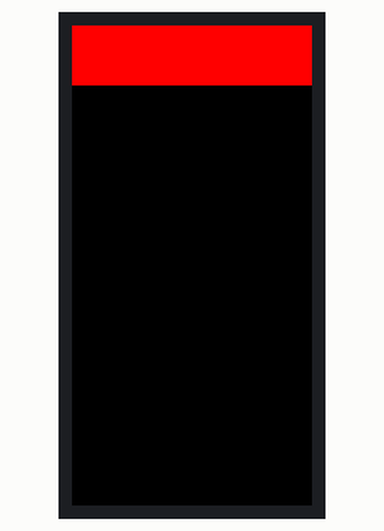
A program run on a simulated ESP32 board running MicroPython. On the bench: 80×160 colour display. What the program prints to the serial console is not drawn. At 1.8 s the program stops and its outputs stay as they are.

Above: at 0.84 s.
At 1.33 s:
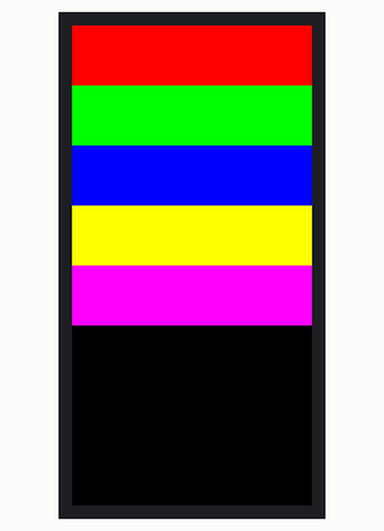
At 1.8 s:
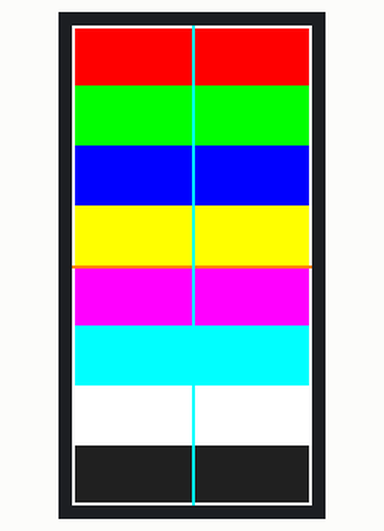

The program:

tft_colorlane.py
```python
from machine import Pin, SPI
import time, struct

# ===== 핀 매핑 =====
PIN_CS   = 5
PIN_MOSI = 4
PIN_MISO = 3
PIN_SCLK = 2
PIN_DC   = 1
PIN_RST  = 0

# ===== 디스플레이 해상도 =====
TFT_W = 80
TFT_H = 160

# ===== ST7735 명령 =====
SWRESET = 0x01
SLPOUT  = 0x11
DISPON  = 0x29
CASET   = 0x2A
PASET   = 0x2B
RAMWR   = 0x2C
MADCTL  = 0x36
COLMOD  = 0x3A
INVON   = 0x21
INVOFF  = 0x20

# MADCTL 비트
MY   = 0x80
MX   = 0x40
MV   = 0x20
BGR  = 0x08

def rgb565(r, g, b):
    return ((r & 0xF8) << 8) | ((g & 0xFC) << 3) | (b >> 3)

class ST7735_80x160:
    def __init__(self, spi, cs, dc, rst, rotation=0, invert=False):
        self.spi = spi
        self.cs  = Pin(cs,  Pin.OUT, value=1)
        self.dc  = Pin(dc,  Pin.OUT, value=0)
        self.rst = Pin(rst, Pin.OUT, value=1)

        self.width  = TFT_W
        self.height = TFT_H
        self.rotation = rotation
        self.invert = invert

        # 기본 오프셋 (회전 0/2)
        self.x_offset = 26
        self.y_offset = 1
        self._apply_rotation(rotation)
        self._init_display()

    def _apply_rotation(self, rot):
        if rot == 0:
            self._mad = MX | BGR
            self.width, self.height = TFT_W, TFT_H
            self.x_offset, self.y_offset = 26, 1
        elif rot == 1:
            self._mad = MV | BGR
            self.width, self.height = TFT_H, TFT_W
            self.x_offset, self.y_offset = 1, 26  # swap
        elif rot == 2:
            self._mad = MY | BGR
            self.width, self.height = TFT_W, TFT_H
            self.x_offset, self.y_offset = 26, 1
        else:  # rot == 3
            self._mad = MX | MY | MV | BGR
            self.width, self.height = TFT_H, TFT_W
            self.x_offset, self.y_offset = 1, 26  # swap

    def _cmd(self, c):
        self.cs.value(0); self.dc.value(0)
        self.spi.write(bytearray([c]))
        self.cs.value(1)

    def _data(self, b):
        self.cs.value(0); self.dc.value(1)
        self.spi.write(b)
        self.cs.value(1)

    def _reset(self):
        self.rst.value(0); time.sleep_ms(50)
        self.rst.value(1); time.sleep_ms(120)

    def _init_display(self):
        self._reset()
        self._cmd(SWRESET); time.sleep_ms(150)
        self._cmd(SLPOUT);  time.sleep_ms(120)

        # 16bpp
        self._cmd(COLMOD); self._data(bytearray([0x05])); time.sleep_ms(10)

        # 회전
        self._cmd(MADCTL); self._data(bytearray([self._mad]))

        # 색반전(모듈에 따라 ON/OFF 달라요)
        self._cmd(INVON if self.invert else INVOFF); time.sleep_ms(10)

        self._cmd(DISPON); time.sleep_ms(100)
        self.fill_color(rgb565(0,0,0))

    def set_window(self, x0, y0, x1, y1):
        x0 += self.x_offset; x1 += self.x_offset
        y0 += self.y_offset; y1 += self.y_offset

        self._cmd(CASET); self._data(struct.pack(">HH", x0, x1))
        self._cmd(PASET); self._data(struct.pack(">HH", y0, y1))
        self._cmd(RAMWR)

    def fill_color(self, color565, x=0, y=0, w=None, h=None):
        if w is None: w = self.width
        if h is None: h = self.height
        if w <= 0 or h <= 0: return

        self.set_window(x, y, x+w-1, y+h-1)
        hi = (color565 >> 8) & 0xFF
        lo = color565 & 0xFF

        # ✅ bytes 사용 (MicroPython 호환)
        pair = bytes([hi, lo])
        # 1024바이트(=512픽셀) 청크 준비
        chunk = pair * 512

        pixels = w * h
        self.cs.value(0); self.dc.value(1)
        while pixels > 0:
            n = min(pixels, 512)  # 픽셀 수
            self.spi.write(memoryview(chunk)[:n*2])
            pixels -= n
        self.cs.value(1)

    def rect(self, x, y, w, h, color):
        self.fill_color(color, x, y, w, 1)
        self.fill_color(color, x, y+h-1, w, 1)
        self.fill_color(color, x, y, 1, h)
        self.fill_color(color, x+w-1, y, 1, h)

    def hline(self, x, y, w, color):
        self.fill_color(color, x, y, w, 1)

    def vline(self, x, y, h, color):
        self.fill_color(color, x, y, 1, h)

# ===== SPI 초기화 & 데모 =====
spi = SPI(1,
          baudrate=20_000_000,  # 불안하면 10_000_000
          polarity=0, phase=0,
          sck=Pin(PIN_SCLK),
          mosi=Pin(PIN_MOSI),
          miso=Pin(PIN_MISO))

tft = ST7735_80x160(spi, cs=PIN_CS, dc=PIN_DC, rst=PIN_RST,
                    rotation=0, invert=True)

# 화면 테스트
tft.fill_color(rgb565(0,0,0)); time.sleep_ms(200)

colors = [
    rgb565(255, 0, 0),
    rgb565(0, 255, 0),
    rgb565(0, 0, 255),
    rgb565(255, 255, 0),
    rgb565(255, 0, 255),
    rgb565(0, 255, 255),
    rgb565(255, 255, 255),
    rgb565(32, 32, 32),
]
bar_h = tft.height // len(colors)
for i, c in enumerate(colors):
    tft.fill_color(c, 0, i*bar_h, tft.width, bar_h)
    time.sleep_ms(120)

tft.rect(0, 0, tft.width, tft.height, rgb565(255,255,255))
tft.hline(0, tft.height//2, tft.width, rgb565(255,128,0))
tft.vline(tft.width//2, 0, tft.height, rgb565(0,255,255))
print("TFT init OK")
```
